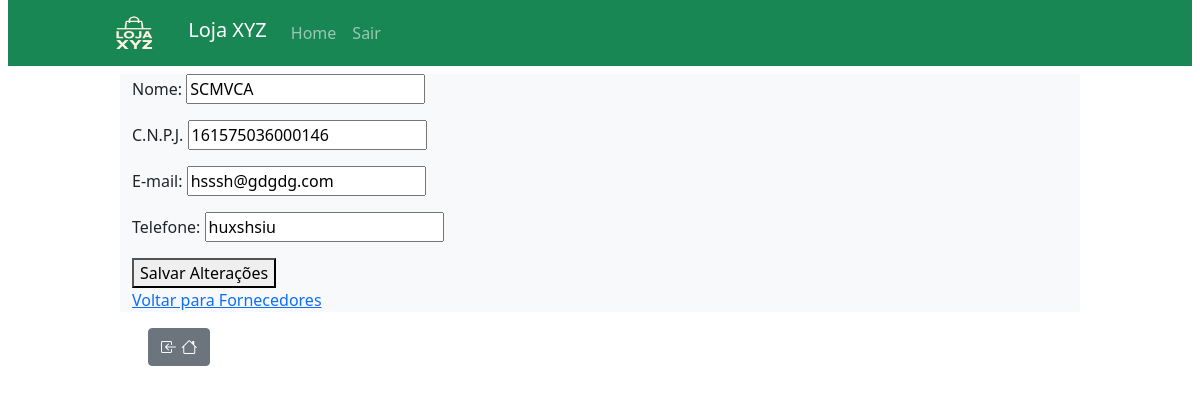
The app's page /fornecedor/4/editar (signed in) with its own data.
### estoque_app/models.py (models this page shows, shortened)
class Fornecedor(models.Model):
    nome = models.CharField(max_length=100)
    cnpj = models.CharField(max_length=20, unique=True)
    email = models.EmailField(blank=True, null=True)
    telefone = models.CharField(max_length=100, blank=True, null=True)

### estoque_app/views.py (the view)
# urls.py: path('fornecedor/<fornecedor_id>/editar', views.editar_fornecedor, name='editar_fornecedor'),
@login_required
def editar_fornecedor(request, fornecedor_id):
    fornecedor = Fornecedor.objects.get(id=fornecedor_id)
    if request.method == 'POST':
        form = FornecedorForm(data=request.POST, instance=fornecedor)
        if form.is_valid():
            form.save()
            return HttpResponseRedirect(reverse('fornecedores'))
    else:
        form = FornecedorForm(instance=fornecedor)
    contexto = {'form': form, 'fornecedor': fornecedor}
    return render(request, 'fornecedor/editar_fornecedor.html', contexto)

### estoque_app/forms.py
class FornecedorForm(forms.ModelForm):
    class Meta:
        model = Fornecedor
        fields = [
            'nome',
            'cnpj',
            'email',
            'telefone'
            ]
        labels = {
            'nome':'Nome',
            'cnpj':'C.N.P.J.',
            'email':'E-mail',
            'telefone':'Telefone'
            }

### estoque_app/templates/fornecedor/editar_fornecedor.html (shortened to what this page needs)
{% extends 'base.html' %}
{% block conteudo %}
    <form action="{% url 'editar_fornecedor' fornecedor.id %}" method="post">
        {{ form.as_p }}
        <button type="submit">Salvar Alterações</button>
    </form>
    <a href="{% url 'fornecedores' %}">Voltar para Fornecedores</a>
{% endblock %}

### records on screen
Fornecedor: nome "SCMVCA", cnpj "161575036000146", email "hsssh@gdgdg.com", telefone "huxshsiu"
